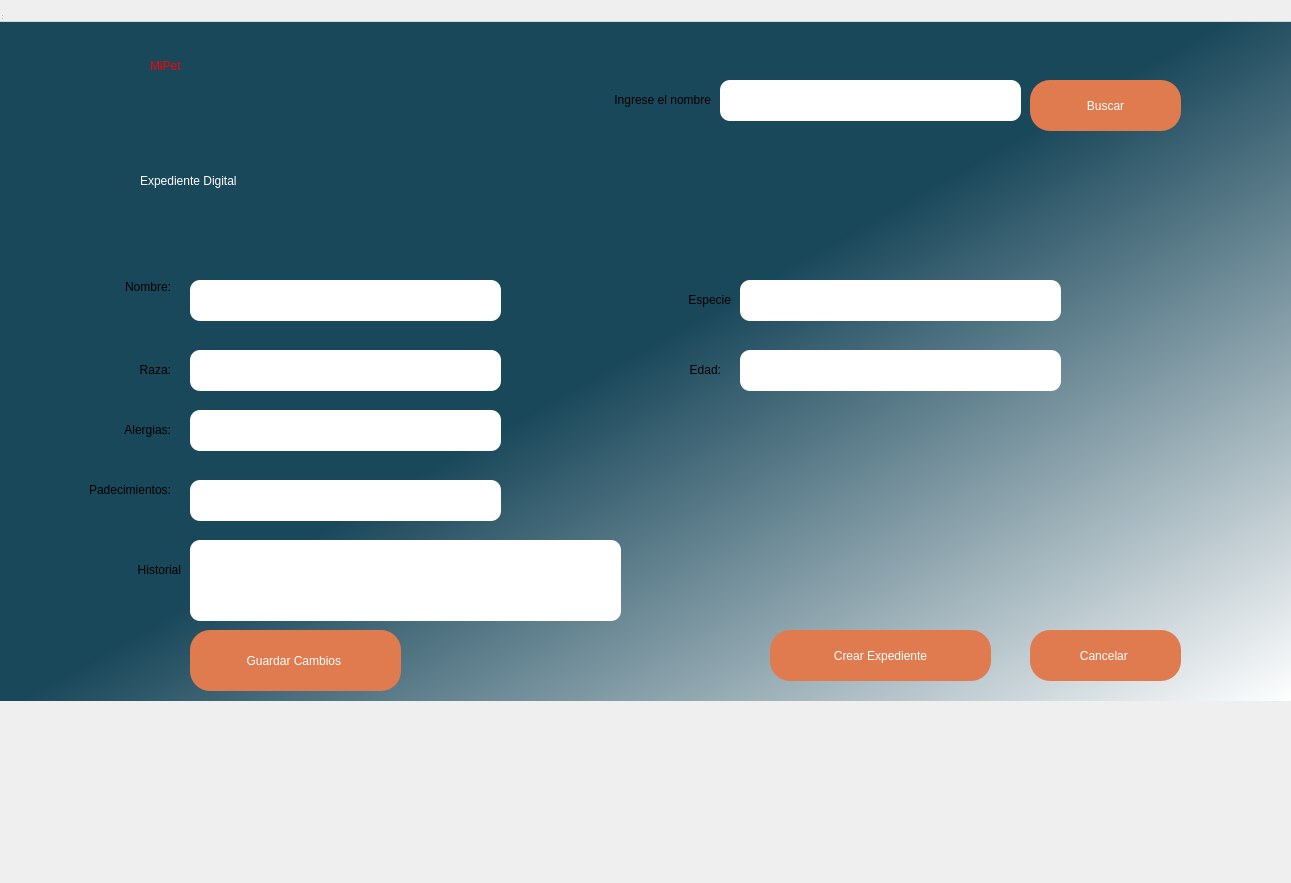
<?xml version="1.0" encoding="UTF-8"?>
<ui version="4.0">
 <class>ExpedienteDialog</class>
 <widget class="QDialog" name="ExpedienteDialog">
  <property name="geometry">
   <rect>
    <x>0</x>
    <y>0</y>
    <width>1291</width>
    <height>883</height>
   </rect>
  </property>
  <property name="windowTitle">
   <string>MainWindow</string>
  </property>
  <property name="styleSheet">
   <string notr="true">QWidget#centralwidget{
background-color: qlineargradient(spread:pad, x1:0.239, y1:0.295455, x2:1, y2:1, stop:0.308458 rgba(26, 72, 91, 255), stop:1 rgba(255, 255, 255, 255));
}</string>
  </property>
  <widget class="QWidget" name="centralwidget" native="true">
   <property name="geometry">
    <rect>
     <x>-10</x>
     <y>20</y>
     <width>1301</width>
     <height>681</height>
    </rect>
   </property>
   <widget class="QLabel" name="label">
    <property name="geometry">
     <rect>
      <x>160</x>
      <y>0</y>
      <width>281</width>
      <height>91</height>
     </rect>
    </property>
    <property name="styleSheet">
     <string notr="true">font: 36pt &quot;MS Shell Dlg 2&quot;;
color:red;</string>
    </property>
    <property name="text">
     <string>MiPet</string>
    </property>
   </widget>
   <widget class="QLabel" name="label_3">
    <property name="geometry">
     <rect>
      <x>-60</x>
      <y>260</y>
      <width>241</width>
      <height>41</height>
     </rect>
    </property>
    <property name="styleSheet">
     <string notr="true">font: 16pt &quot;MS Shell Dlg 2&quot;;</string>
    </property>
    <property name="text">
     <string>&lt;html&gt;&lt;head/&gt;&lt;body&gt;&lt;p align=&quot;right&quot;&gt;Nombre:&lt;/p&gt;&lt;p align=&quot;right&quot;&gt;&lt;br/&gt;&lt;/p&gt;&lt;/body&gt;&lt;/html&gt;</string>
    </property>
   </widget>
   <widget class="QLabel" name="label_4">
    <property name="geometry">
     <rect>
      <x>-150</x>
      <y>380</y>
      <width>331</width>
      <height>61</height>
     </rect>
    </property>
    <property name="styleSheet">
     <string notr="true">font: 16pt &quot;MS Shell Dlg 2&quot;;</string>
    </property>
    <property name="text">
     <string>&lt;html&gt;&lt;head/&gt;&lt;body&gt;&lt;p align=&quot;right&quot;&gt;Alergias:&lt;/p&gt;&lt;/body&gt;&lt;/html&gt;</string>
    </property>
   </widget>
   <widget class="QLineEdit" name="lineEdit">
    <property name="geometry">
     <rect>
      <x>200</x>
      <y>260</y>
      <width>311</width>
      <height>41</height>
     </rect>
    </property>
    <property name="styleSheet">
     <string notr="true">border-radius:10px;
font: 16pt &quot;MS Shell Dlg 2&quot;;</string>
    </property>
   </widget>
   <widget class="QLineEdit" name="lineEdit_2">
    <property name="geometry">
     <rect>
      <x>200</x>
      <y>390</y>
      <width>311</width>
      <height>41</height>
     </rect>
    </property>
    <property name="styleSheet">
     <string notr="true">border-radius:10px;
font: 16pt &quot;MS Shell Dlg 2&quot;;</string>
    </property>
    <property name="echoMode">
     <enum>QLineEdit::Normal</enum>
    </property>
   </widget>
   <widget class="QPushButton" name="pushButton">
    <property name="geometry">
     <rect>
      <x>780</x>
      <y>610</y>
      <width>221</width>
      <height>51</height>
     </rect>
    </property>
    <property name="styleSheet">
     <string notr="true">font: 16pt &quot;MS Shell Dlg 2&quot;;
background-color: rgb(224, 123, 79);
border-radius:20px;
color: white;</string>
    </property>
    <property name="text">
     <string>Crear Expediente</string>
    </property>
   </widget>
   <widget class="QPushButton" name="pushButton_2">
    <property name="geometry">
     <rect>
      <x>1040</x>
      <y>610</y>
      <width>151</width>
      <height>51</height>
     </rect>
    </property>
    <property name="styleSheet">
     <string notr="true">border-radius:20px;
background-color: rgb(224, 123, 79);
font: 16pt &quot;MS Shell Dlg 2&quot;;
color: white;</string>
    </property>
    <property name="text">
     <string>Cancelar </string>
    </property>
   </widget>
   <widget class="QLabel" name="label_6">
    <property name="geometry">
     <rect>
      <x>-70</x>
      <y>-10</y>
      <width>261</width>
      <height>131</height>
     </rect>
    </property>
    <property name="styleSheet">
     <string notr="true">image: url(:/login/Imagen2.jpg)</string>
    </property>
    <property name="text">
     <string/>
    </property>
   </widget>
   <widget class="QLabel" name="label_8">
    <property name="geometry">
     <rect>
      <x>410</x>
      <y>250</y>
      <width>331</width>
      <height>61</height>
     </rect>
    </property>
    <property name="styleSheet">
     <string notr="true">font: 16pt &quot;MS Shell Dlg 2&quot;;</string>
    </property>
    <property name="text">
     <string>&lt;html&gt;&lt;head/&gt;&lt;body&gt;&lt;p align=&quot;right&quot;&gt;Especie&lt;/p&gt;&lt;/body&gt;&lt;/html&gt;</string>
    </property>
   </widget>
   <widget class="QLabel" name="label_9">
    <property name="geometry">
     <rect>
      <x>400</x>
      <y>320</y>
      <width>331</width>
      <height>61</height>
     </rect>
    </property>
    <property name="styleSheet">
     <string notr="true">font: 16pt &quot;MS Shell Dlg 2&quot;;</string>
    </property>
    <property name="text">
     <string>&lt;html&gt;&lt;head/&gt;&lt;body&gt;&lt;p align=&quot;right&quot;&gt;Edad:&lt;/p&gt;&lt;/body&gt;&lt;/html&gt;</string>
    </property>
   </widget>
   <widget class="QLineEdit" name="lineEdit_3">
    <property name="geometry">
     <rect>
      <x>750</x>
      <y>260</y>
      <width>321</width>
      <height>41</height>
     </rect>
    </property>
    <property name="styleSheet">
     <string notr="true">border-radius:10px;
font: 16pt &quot;MS Shell Dlg 2&quot;;</string>
    </property>
    <property name="echoMode">
     <enum>QLineEdit::Normal</enum>
    </property>
   </widget>
   <widget class="QLineEdit" name="lineEdit_4">
    <property name="geometry">
     <rect>
      <x>750</x>
      <y>330</y>
      <width>321</width>
      <height>41</height>
     </rect>
    </property>
    <property name="styleSheet">
     <string notr="true">border-radius:10px;
font: 16pt &quot;MS Shell Dlg 2&quot;;</string>
    </property>
    <property name="echoMode">
     <enum>QLineEdit::Normal</enum>
    </property>
   </widget>
   <widget class="QLabel" name="label_11">
    <property name="geometry">
     <rect>
      <x>-150</x>
      <y>440</y>
      <width>331</width>
      <height>61</height>
     </rect>
    </property>
    <property name="styleSheet">
     <string notr="true">font: 16pt &quot;MS Shell Dlg 2&quot;;</string>
    </property>
    <property name="text">
     <string>&lt;html&gt;&lt;head/&gt;&lt;body&gt;&lt;p align=&quot;right&quot;&gt;Padecimientos:&lt;/p&gt;&lt;/body&gt;&lt;/html&gt;</string>
    </property>
   </widget>
   <widget class="QLineEdit" name="lineEdit_6">
    <property name="geometry">
     <rect>
      <x>200</x>
      <y>460</y>
      <width>311</width>
      <height>41</height>
     </rect>
    </property>
    <property name="styleSheet">
     <string notr="true">border-radius:10px;
font: 16pt &quot;MS Shell Dlg 2&quot;;</string>
    </property>
    <property name="echoMode">
     <enum>QLineEdit::Normal</enum>
    </property>
   </widget>
   <widget class="QLabel" name="label_12">
    <property name="geometry">
     <rect>
      <x>-140</x>
      <y>520</y>
      <width>331</width>
      <height>61</height>
     </rect>
    </property>
    <property name="styleSheet">
     <string notr="true">font: 16pt &quot;MS Shell Dlg 2&quot;;</string>
    </property>
    <property name="text">
     <string>&lt;html&gt;&lt;head/&gt;&lt;body&gt;&lt;p align=&quot;right&quot;&gt;Historial&lt;/p&gt;&lt;/body&gt;&lt;/html&gt;</string>
    </property>
   </widget>
   <widget class="QLabel" name="label_7">
    <property name="geometry">
     <rect>
      <x>150</x>
      <y>120</y>
      <width>851</width>
      <height>81</height>
     </rect>
    </property>
    <property name="styleSheet">
     <string notr="true">color:white;
font: 22pt &quot;MS Shell Dlg 2&quot;;

font: 22pt &quot;MS Shell Dlg 2&quot;;</string>
    </property>
    <property name="text">
     <string>Expediente Digital</string>
    </property>
   </widget>
   <widget class="QLabel" name="label_10">
    <property name="geometry">
     <rect>
      <x>-60</x>
      <y>330</y>
      <width>241</width>
      <height>41</height>
     </rect>
    </property>
    <property name="styleSheet">
     <string notr="true">font: 16pt &quot;MS Shell Dlg 2&quot;;</string>
    </property>
    <property name="text">
     <string>&lt;html&gt;&lt;head/&gt;&lt;body&gt;&lt;p align=&quot;right&quot;&gt;Raza:&lt;/p&gt;&lt;/body&gt;&lt;/html&gt;</string>
    </property>
   </widget>
   <widget class="QLineEdit" name="lineEdit_5">
    <property name="geometry">
     <rect>
      <x>200</x>
      <y>330</y>
      <width>311</width>
      <height>41</height>
     </rect>
    </property>
    <property name="styleSheet">
     <string notr="true">border-radius:10px;
font: 16pt &quot;MS Shell Dlg 2&quot;;</string>
    </property>
   </widget>
   <widget class="QPushButton" name="pushButtonMostrarDatos">
    <property name="geometry">
     <rect>
      <x>200</x>
      <y>610</y>
      <width>211</width>
      <height>61</height>
     </rect>
    </property>
    <property name="styleSheet">
     <string notr="true">font: 16pt &quot;MS Shell Dlg 2&quot;;
background-color: rgb(224, 123, 79);
border-radius:20px;
color: white;</string>
    </property>
    <property name="text">
     <string>Guardar Cambios </string>
    </property>
   </widget>
   <widget class="QLineEdit" name="lineEdit_7">
    <property name="geometry">
     <rect>
      <x>200</x>
      <y>520</y>
      <width>431</width>
      <height>81</height>
     </rect>
    </property>
    <property name="styleSheet">
     <string notr="true">border-radius:10px;
font: 16pt &quot;MS Shell Dlg 2&quot;;</string>
    </property>
    <property name="echoMode">
     <enum>QLineEdit::Normal</enum>
    </property>
   </widget>
   <widget class="QPushButton" name="pushButton_3">
    <property name="geometry">
     <rect>
      <x>1040</x>
      <y>60</y>
      <width>151</width>
      <height>51</height>
     </rect>
    </property>
    <property name="styleSheet">
     <string notr="true">border-radius:20px;
background-color: rgb(224, 123, 79);
font: 16pt &quot;MS Shell Dlg 2&quot;;
color: white;</string>
    </property>
    <property name="text">
     <string>Buscar</string>
    </property>
   </widget>
   <widget class="QLineEdit" name="lineEdit_8">
    <property name="geometry">
     <rect>
      <x>730</x>
      <y>60</y>
      <width>301</width>
      <height>41</height>
     </rect>
    </property>
    <property name="styleSheet">
     <string notr="true">border-radius:10px;
font: 16pt &quot;MS Shell Dlg 2&quot;;</string>
    </property>
    <property name="text">
     <string/>
    </property>
    <property name="echoMode">
     <enum>QLineEdit::Normal</enum>
    </property>
   </widget>
   <widget class="QLabel" name="label_13">
    <property name="geometry">
     <rect>
      <x>390</x>
      <y>50</y>
      <width>331</width>
      <height>61</height>
     </rect>
    </property>
    <property name="styleSheet">
     <string notr="true">font: 16pt &quot;MS Shell Dlg 2&quot;;</string>
    </property>
    <property name="text">
     <string>&lt;html&gt;&lt;head/&gt;&lt;body&gt;&lt;p align=&quot;right&quot;&gt;Ingrese el nombre&lt;/p&gt;&lt;/body&gt;&lt;/html&gt;</string>
    </property>
   </widget>
  </widget>
  <widget class="QMenuBar" name="menubar">
   <property name="geometry">
    <rect>
     <x>0</x>
     <y>0</y>
     <width>1291</width>
     <height>22</height>
    </rect>
   </property>
  </widget>
  <widget class="QStatusBar" name="statusbar">
   <property name="geometry">
    <rect>
     <x>0</x>
     <y>0</y>
     <width>3</width>
     <height>21</height>
    </rect>
   </property>
  </widget>
 </widget>
 <resources/>
 <connections/>
</ui>
